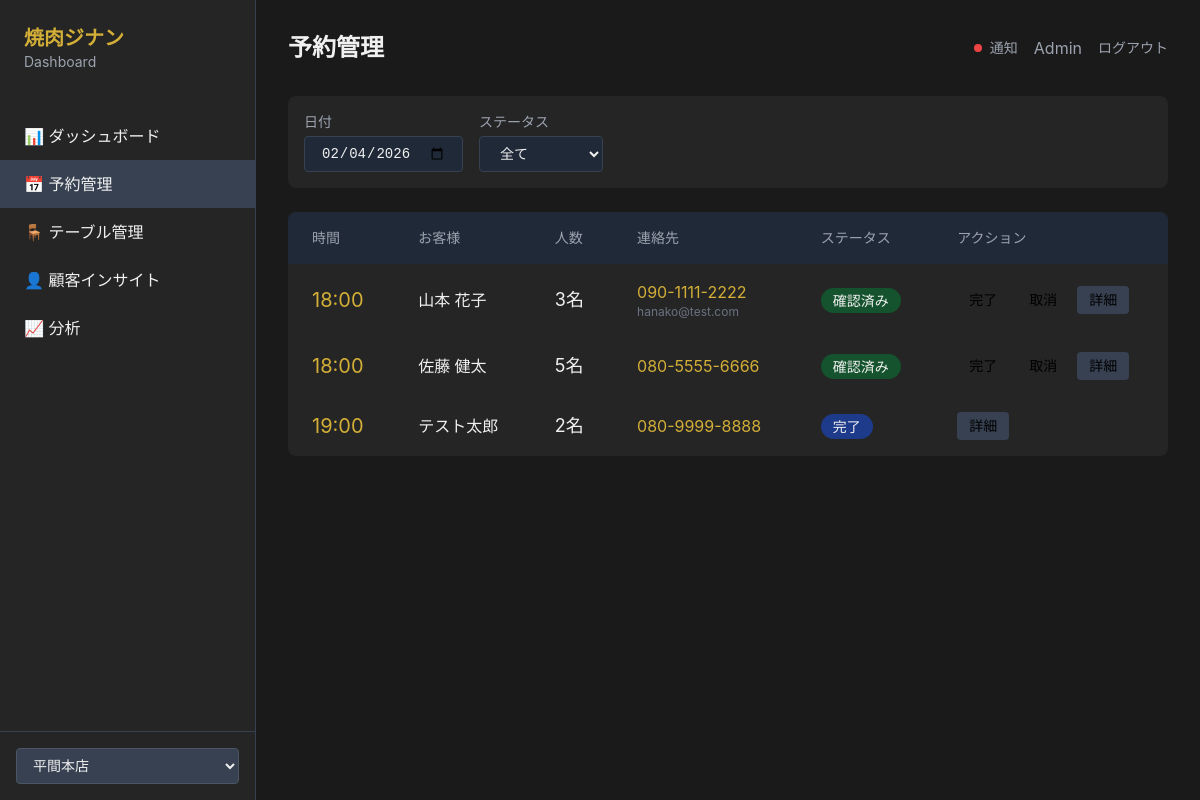
Before: /admin/bookings with the older database file.
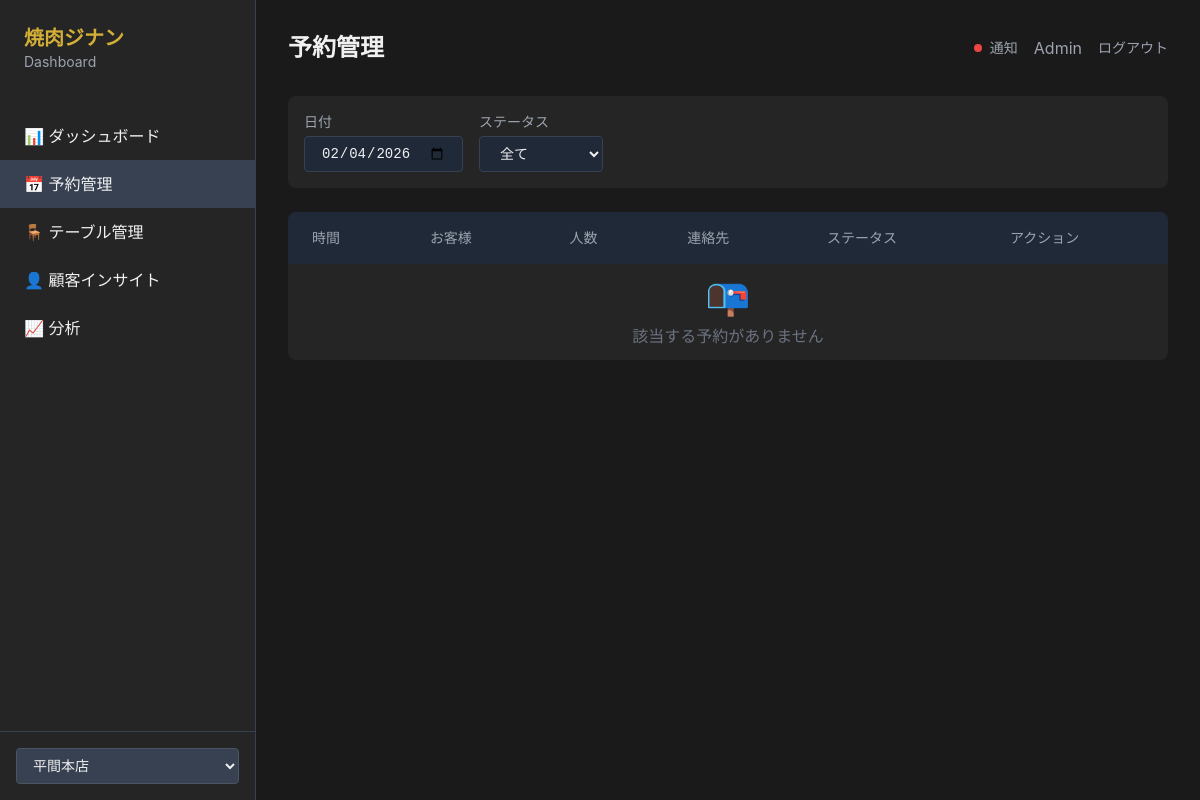
After: the same page with the newer database file.
### backend/app/models/booking.py (models this page shows)
class Booking(Base):
    __tablename__ = "bookings"
    id = Column(String(36), primary_key=True, default=lambda: str(uuid.uuid4()))
    branch_code = Column(String(50), nullable=False, index=True)
    branch_customer_id = Column(String(36), ForeignKey("branch_customers.id"))
    date = Column(Date, nullable=False, index=True)
    time = Column(String(5), nullable=False)  # "18:00"
    guests = Column(Integer, nullable=False)
    guest_name = Column(String(255))
    guest_phone = Column(String(20))
    guest_email = Column(String(255))
    status = Column(String(20), default=BookingStatus.PENDING.value)
    note = Column(String(1000))  # Customer request
    staff_note = Column(String(1000))  # Internal note
    source = Column(String(50), default="web")  # 'web', 'chat', 'phone'
    created_at = Column(DateTime(timezone=True), server_default=func.now())
    updated_at = Column(DateTime(timezone=True), onupdate=func.now())
    branch_customer = relationship("BranchCustomer")

### backend/app/routers/dashboard.py (the view)
@router.get("/bookings", response_class=HTMLResponse)
async def bookings_list(
    request: Request,
    db: AsyncSession = Depends(get_db),
    branch_code: str = Query(default="jinan"),
    booking_date: Optional[str] = None,
    status: Optional[str] = None,
):
    query = select(Booking).where(Booking.branch_code == branch_code)
    filter_date = date.today()
    if booking_date:
        try:
            filter_date = datetime.strptime(booking_date, "%Y-%m-%d").date()
        except ValueError:
            pass
    query = query.where(Booking.date == filter_date)
    if status:
        query = query.where(Booking.status == status)
    query = query.order_by(Booking.time)
    result = await db.execute(query)
    bookings = result.scalars().all()
    return templates.TemplateResponse("dashboard/bookings.html", {
        "request": request,
        "active": "bookings",
        "bookings": bookings,
        "filter_date": filter_date,
        "filter_status": status,
        "branch_code": branch_code,
    })

### backend/app/database.py (called while the page is built)
async def get_db():
    async with AsyncSessionLocal() as session:
        try:
            yield session
        finally:
            await session.close()

### dashboard/templates/dashboard/bookings.html (shortened to what this page needs)
{% extends "base.html" %}
{% block header %}予約管理{% endblock %}
{% block content %}
<div class="card p-4 mb-6">
    <form class="flex flex-wrap gap-4 items-center">
        <div>
            <label class="text-sm text-gray-400 block mb-1">日付</label>
            <input type="date"
                   name="booking_date"
                   value="{{ filter_date }}"
                   class="bg-gray-800 border border-gray-700 rounded px-4 py-2"
                   hx-get="/admin/bookings"
                   hx-target="#bookings-table"
                   hx-trigger="change"
                   hx-include="[name='status'],[name='branch_code']">
        </div>
        <div>
            <label class="text-sm text-gray-400 block mb-1">ステータス</label>
            <select name="status"
                    class="bg-gray-800 border border-gray-700 rounded px-4 py-2"
                    hx-get="/admin/bookings"
                    hx-target="#bookings-table"
                    hx-trigger="change"
                    hx-include="[name='booking_date'],[name='branch_code']">
                <option value="">全て</option>
            </select>
        </div>
    </form>
</div>
<div class="card overflow-hidden" id="bookings-table">
    <table class="w-full">
        <thead class="bg-gray-800">
            <tr>
                <th class="text-left px-6 py-4 text-sm font-medium text-gray-400">時間</th>
                <th class="text-left px-6 py-4 text-sm font-medium text-gray-400">お客様</th>
                <th class="text-left px-6 py-4 text-sm font-medium text-gray-400">人数</th>
                <th class="text-left px-6 py-4 text-sm font-medium text-gray-400">連絡先</th>
                <th class="text-left px-6 py-4 text-sm font-medium text-gray-400">ステータス</th>
                <th class="text-left px-6 py-4 text-sm font-medium text-gray-400">アクション</th>
            </tr>
        </thead>
        <tbody class="divide-y divide-gray-700">
            {% for booking in bookings %}
            {% include "dashboard/partials/booking_row.html" %}
            {% else %}
            <tr>
                <td colspan="6" class="px-6 py-12 text-center text-gray-500">
                    <div class="text-4xl mb-2">📭</div>
                    <p>該当する予約がありません</p>
                </td>
            </tr>
            {% endfor %}
        </tbody>
    </table>
</div>
{% endblock %}

### dashboard/templates/dashboard/partials/booking_row.html (shortened to what this page needs)
<tr id="booking-{{ booking.id }}">
    <td class="px-6 py-4">
        <span class="text-xl font-mono text-primary">{{ booking.time }}</span>
    </td>
    <td class="px-6 py-4">
        <div class="font-medium">{{ booking.guest_name }}</div>
    </td>
    <td class="px-6 py-4">
        <span class="text-lg">{{ booking.guests }}名</span>
    </td>
    <td class="px-6 py-4">
        <a href="tel:{{ booking.guest_phone }}" class="text-primary hover:underline">
            {{ booking.guest_phone }}
        </a>
        {% if booking.guest_email %}
        <div class="text-xs text-gray-500">{{ booking.guest_email }}</div>
        {% endif %}
    </td>
    <td class="px-6 py-4">
        {% if booking.status == 'confirmed' %}
        <span class="px-3 py-1 bg-green-900 text-green-300 text-sm rounded-full">確認済み</span>
        {% elif booking.status == 'pending' %}
        <span class="px-3 py-1 bg-yellow-900 text-yellow-300 text-sm rounded-full">確認待ち</span>
        {% elif booking.status == 'completed' %}
        <span class="px-3 py-1 bg-blue-900 text-blue-300 text-sm rounded-full">完了</span>
        {% elif booking.status == 'cancelled' %}
        <span class="px-3 py-1 bg-red-900 text-red-300 text-sm rounded-full">キャンセル</span>
        {% elif booking.status == 'no_show' %}
        <span class="px-3 py-1 bg-gray-700 text-gray-400 text-sm rounded-full">No Show</span>
        {% endif %}
    </td>
    <td class="px-6 py-4">
        <div class="flex gap-2">
            {% if booking.status in ['pending', 'confirmed'] %}
            <button class="px-3 py-1 bg-blue-700 hover:bg-blue-600 text-sm rounded transition"
                    hx-put="/admin/bookings/{{ booking.id }}/status"
                    hx-vals='{"status": "completed"}'
                    hx-target="#booking-{{ booking.id }}"
                    hx-swap="outerHTML">
                完了
            </button>
            <button class="px-3 py-1 bg-red-700 hover:bg-red-600 text-sm rounded transition"
                    hx-put="/admin/bookings/{{ booking.id }}/status"
                    hx-vals='{"status": "cancelled"}'
                    hx-target="#booking-{{ booking.id }}"
                    hx-swap="outerHTML"
                    hx-confirm="キャンセルしますか？">
                取消
            </button>
            {% endif %}
            <button class="px-3 py-1 bg-gray-700 hover:bg-gray-600 text-sm rounded transition"
                    hx-get="/admin/bookings/{{ booking.id }}"
                    hx-target="#modal-content"
                    onclick="document.getElementById('modal').classList.remove('hidden')">
                詳細
            </button>
        </div>
    </td>
</tr>

Changed rows visible on the page:
removed Booking: time "18:00", guest_name "山本 花子", guests "3", guest_phone "090-1111-2222", guest_email "hanako@test.com", status "確認済み"
removed Booking: time "18:00", guest_name "佐藤 健太", guests "5", guest_phone "080-5555-6666", status "確認済み"
removed Booking: time "19:00", guest_name "テスト太郎", guests "2", guest_phone "080-9999-8888", status "完了"
Other visible differences:
text now shown: "📭 該当する予約がありません"
